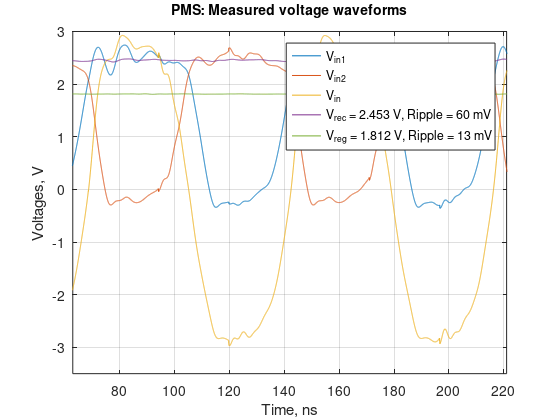

This chart was generated by the following MATLAB code: (Note: this script raises an error after producing the figure.)
clear all;
vrec = importdata('C1vrec_pms00000.dat');
vin1 = importdata('C1vin1_pms00000.dat');
vin2 = importdata('C4vin2_pms00000.dat');
vreg = importdata('C1vreg_pms00000.dat');
vin = importdata('F1vin_pms00000.dat');

time = vrec(:,1)*10^9+250; % time in ns

f1 = figure(1);
plot(time, vin1(:,2), time, vin2(:,2), time, vin(:,2), time, vrec(:,2), time, vreg(:,2));
grid on;
%ylim([1.5, 2.7]);
rec = sprintf('V_{rec} = %.3f V, Ripple = %.0f mV', mean(vrec(:,2)), peak2peak(vrec(:,2))*1000);
reg = sprintf('V_{reg} = %.3f V, Ripple = %.0f mV', mean(vreg(:,2)), peak2peak(vreg(:,2))*1000);

xlim([63, 221]);
ylim([-3.5, 3]);
xlabel('Time, ns');
ylabel('Voltages, V');

legend('V_{in1}', 'V_{in2}', 'V_{in}', rec, reg, 'location', 'best');
title('PMS: Measured voltage waveforms', 'FontSize', 10);

%% save PMS performance
set(f1,'Units','Inches');
pos = get(f1,'Position');
set(f1,'PaperPositionMode','Auto','PaperUnits','Inches','PaperSize',[pos(3), pos(4)]);
print(f1, 'pms_test.pdf', '-dpdf');
movefile('pms_test.pdf','../../img/meas/pms_test.pdf');